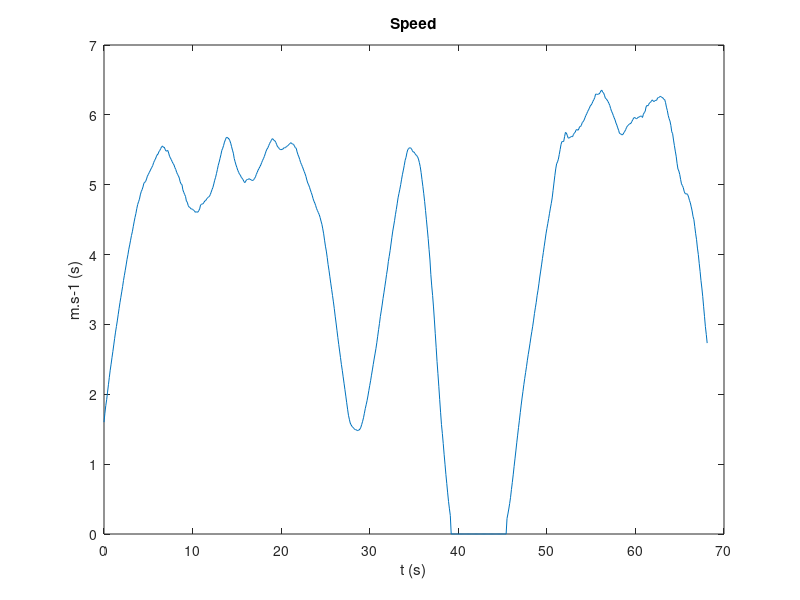
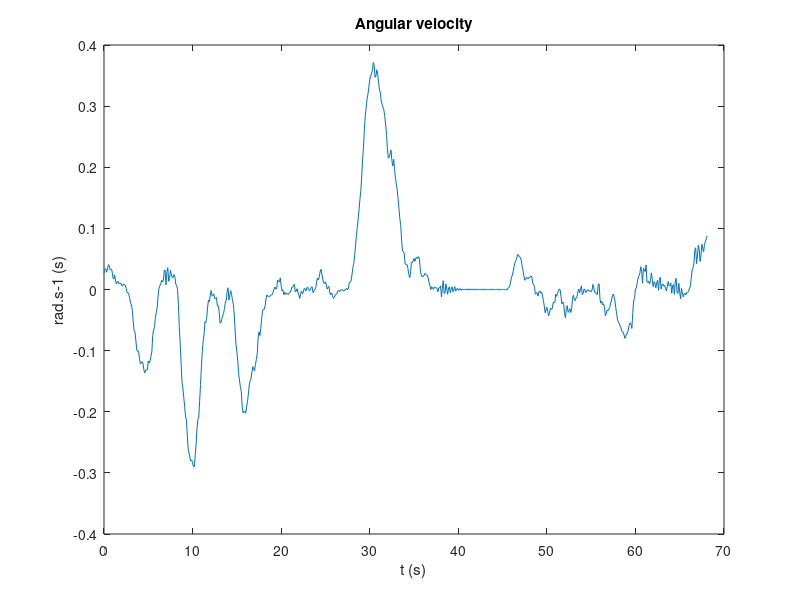
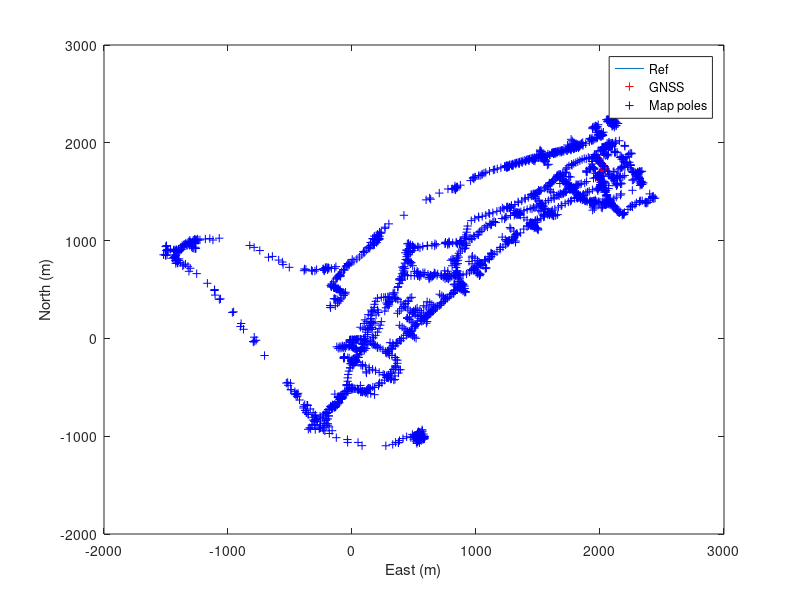

These charts were generated, in order, by the following MATLAB code:
%ARS4
%Real data
clear
close all
load("data.mat")

figure;
plot(t,v);
title('Speed')
ylabel('m.s-1 (s)')
xlabel('t (s)')

figure;
plot(t,omega);
title('Angular velocity')
ylabel('rad.s-1 (s)')
xlabel('t (s)')

%ref trajectory
figure
plot([ref.x], [ref.y])
hold on
plot([gnss.x], [gnss.y],"r+")
plot([map(:,1)], [map(:,2)], "b+")

legend('Ref', 'GNSS', 'Map poles')
ylabel('North (m)')
xlabel('East (m)')


